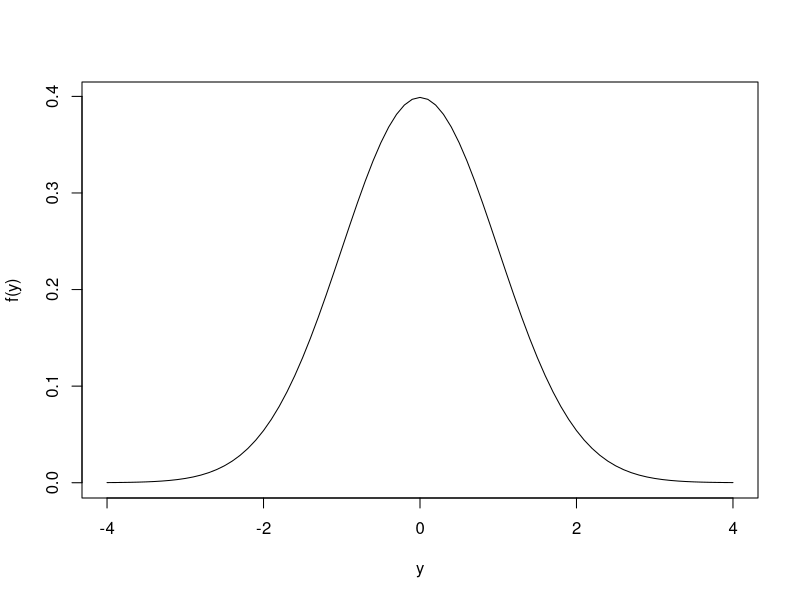
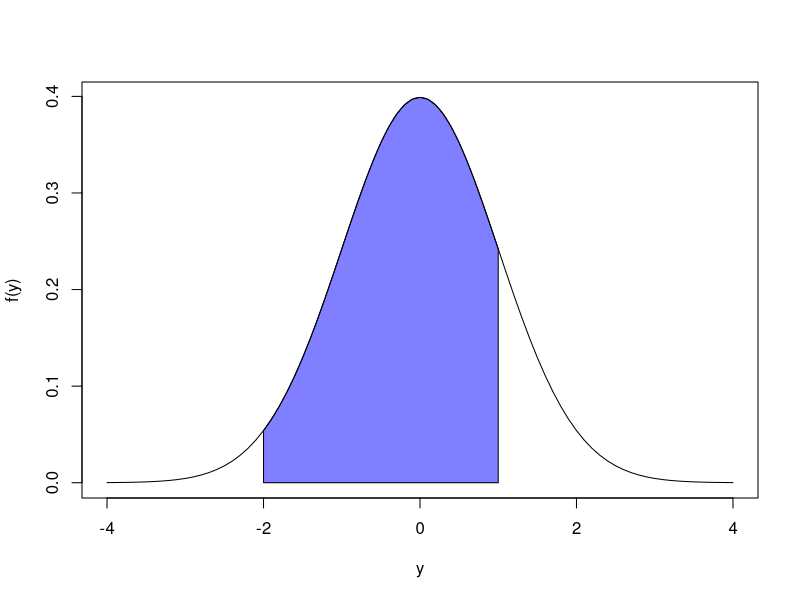

Source code (R) for these figures, in order:
## ---- chunk 1
y <- seq(-4,4,by=.1)
plot(y,dnorm(y,mean=0,sd=1),type="l",xlab="y",ylab="f(y)")
## ---- chunk 2
y <- seq(-4,4,by=.1)
plot(y,dnorm(y,mean=0,sd=1),type="l",xlab="y",ylab="f(y)")
polygon(c(-2,seq(-2,1,length=100),1),c(0,dnorm(seq(-2,1,length=100)),0),col=rgb(0,0,1,alpha=.5))
